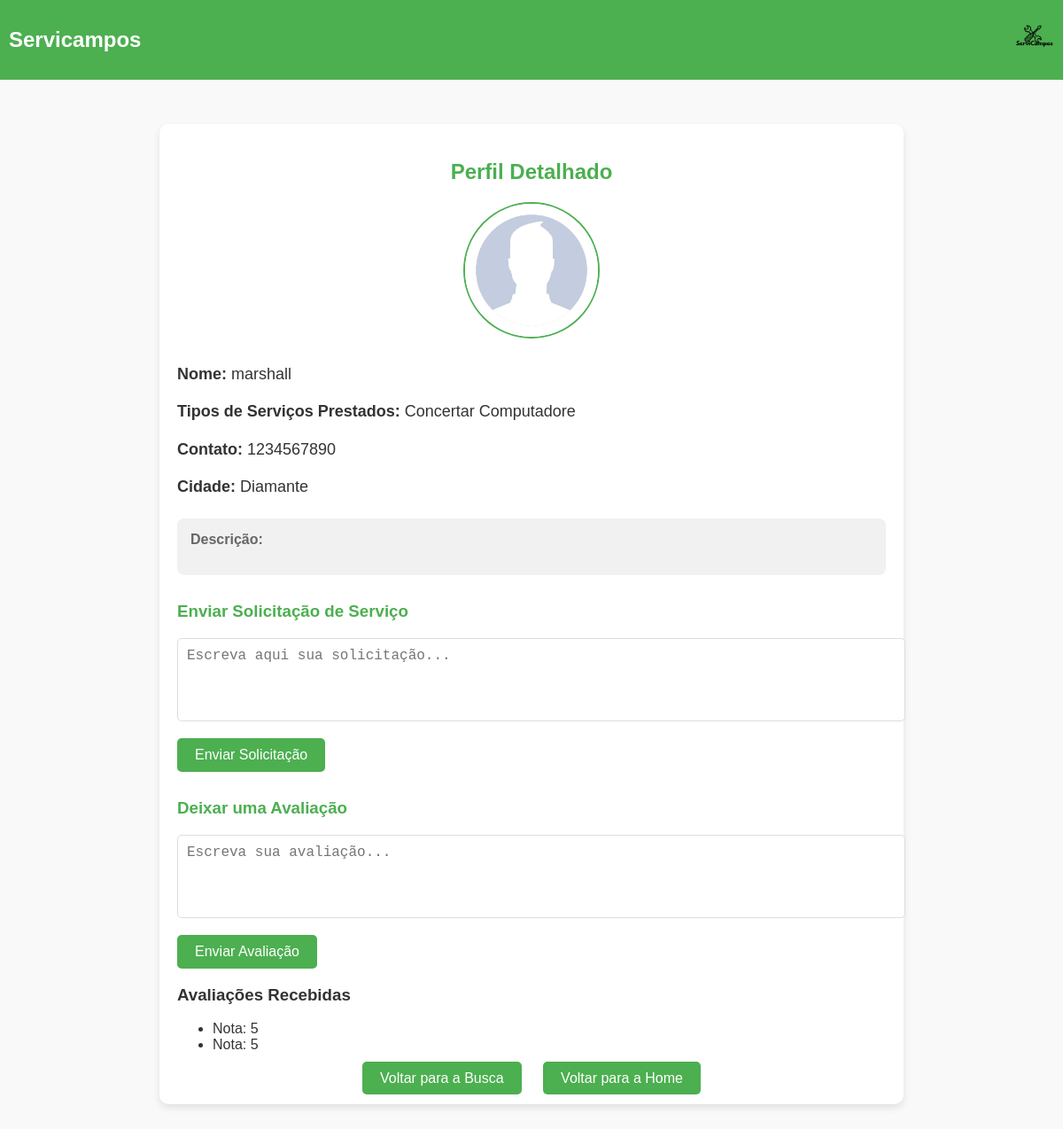
Screenshot of /usuarios/perfil/1/ with the database file from the repository.
### usuarios/models.py (models this page shows, shortened)
class Perfil(models.Model):
    user = models.OneToOneField(User, on_delete=models.CASCADE)
    cidade = models.CharField(max_length=100)
    funcao = models.CharField(max_length=100)
    contato = models.CharField(max_length=100)
    foto = models.ImageField(upload_to='fotos_perfil/', default='fotos_perfil/default.png')
    descricao = models.TextField(max_length=500, blank=True)

### usuarios/views.py (the view)
# urls.py: path('perfil/<int:perfil_id>/', views.perfil_detalhado, name='perfil_detalhado'),  # Rota para perfil detalhado
def perfil_detalhado(request, perfil_id):
    perfil = get_object_or_404(Perfil, id=perfil_id)  # Busca o perfil pelo ID ou retorna 404
    avaliacoes_recebidas = Avaliacao.objects.filter(prestador=perfil.user).order_by('-data_avaliacao')
    if request.method == 'POST':
        form = SolicitacaoServicoForm(request.POST)
        if form.is_valid():
            solicitacao = form.save(commit=False)
            solicitacao.cliente = request.user
            solicitacao.prestador = perfil.user
            solicitacao.save()
            return redirect('perfil_detalhado', perfil_id=perfil.id)
    else:
        form = SolicitacaoServicoForm()
    notas = avaliacoes_recebidas.values_list('nota', flat=True)
    return render(request, 'usuarios/perfil_detalhado.html', {
        'perfil': perfil,
        'form': form,
        'notas': notas,  # Passa as notas para o template
    })

### usuarios/forms.py
class SolicitacaoServicoForm(forms.ModelForm):
    class Meta:
        model = SolicitacaoServico
        fields = ['mensagem']
        labels = {
            'mensagem': 'Mensagem para o prestador de serviço',
        }
        widgets = {
            'mensagem': forms.Textarea(attrs={
                'class': 'form-control',
                'placeholder': 'Escreva sua solicitação para o prestador de serviço',
                'rows': 4,
                'style': 'resize: none;',
            }),
        }

### usuarios/templates/usuarios/perfil_detalhado.html (shortened to what this page needs)
{% load static %}
<!DOCTYPE html>
<html lang="en">
<head>
</head>
<body>
    <header>
        <h1>Servicampos</h1>
        <img src="logo.png" alt="Logo do Servicampos">
    </header>
    <main>
        <h2>Perfil Detalhado</h2>
        <div class="profile-image">
            <img src="{{ perfil.foto.url }}" alt="Foto de Perfil">
        </div>
        <div class="profile-details">
            <p><strong>Nome:</strong> {{ perfil.user.username }}</p>
            <p><strong>Tipos de Serviços Prestados:</strong> {{ perfil.funcao }}</p>
            <p><strong>Contato:</strong> {{ perfil.contato }}</p>
            <p><strong>Cidade:</strong> {{ perfil.cidade }}</p>
        </div>
        <div class="profile-description">
            <strong>Descrição:</strong>
        </div>
        <div class="form-section">
            <h3>Enviar Solicitação de Serviço</h3>
            <form method="POST" action="{% url 'enviar_solicitacao' perfil.id %}">
                <textarea name="mensagem" rows="4" placeholder="Escreva aqui sua solicitação..." required></textarea>
                <button type="submit">Enviar Solicitação</button>
            </form>
        </div>
        <div class="form-section">
            <h3>Deixar uma Avaliação</h3>
            <form method="POST" action="{% url 'deixar_avaliacao' perfil.id %}">
                <textarea name="avaliacao" rows="4" placeholder="Escreva sua avaliação..." required></textarea>
                <button type="submit">Enviar Avaliação</button>
            </form>
        </div>
        <div class="avaliacoes-recebidas">
            <h3>Avaliações Recebidas</h3>
            {% if notas %}
                <ul>
                    {% for nota in notas %}
                        <li>Nota: {{ nota }}</li>
                    {% endfor %}
                </ul>
            {% else %}
                <p>Este prestador ainda não recebeu avaliações.</p>
            {% endif %}
        </div>
        <div class="actions">
            <a href="{% url 'buscar_usuarios' %}">Voltar para a Busca</a>
            <a href="{% url 'usuarios_home' %}">Voltar para a Home</a>
        </div>
    </main>
</body>
</html>

### usuarios/templates/usuarios/perfil_detalhado.html (style rules this page uses)
body { font-family: Arial, sans-serif; margin: 0; padding: 0; background-color: #f9f9f9; color: #333; }
header { background-color: #4CAF50; color: white; padding: 20px 10px; display: flex; align-items: center; justify-content: space-between; }
header h1 { margin: 0; font-size: 24px; }
header img { height: 50px; }
main { padding: 20px; max-width: 800px; margin: 50px auto; background-color: white; border-radius: 10px; box-shadow: 0 4px 8px rgba(0, 0, 0, 0.1); }
h2 { text-align: center; color: #4CAF50; }
.profile-image { text-align: center; margin-bottom: 20px; }
.profile-image img { width: 150px; height: 150px; border-radius: 50%; object-fit: cover; border: 2px solid #4CAF50; }
.profile-details { margin-top: 20px; line-height: 1.8; }
.profile-details p { margin: 10px 0; font-size: 18px; }
.profile-details strong { color: #333; }
.profile-description { margin-top: 20px; font-size: 16px; color: #666; background-color: #f1f1f1; padding: 15px; border-radius: 8px; }
.form-section { margin-top: 30px; }
.form-section h3 { color: #4CAF50; }
.form-section form textarea { width: 100%; padding: 10px; font-size: 16px; border: 1px solid #ddd; border-radius: 5px; resize: none; margin-bottom: 15px; }
.form-section form button { padding: 10px 20px; background-color: #4CAF50; color: white; border: none; border-radius: 5px; font-size: 16px; cursor: pointer; }
.actions { text-align: center; margin-top: 20px; }
.actions a { padding: 10px 20px; margin: 0 10px; background-color: #4CAF50; color: white; text-decoration: none; border-radius: 5px; font-size: 16px; }

### rows the page displays
Perfil: foto (placeholder picture), user.username "marshall", funcao "Concertar Computadore", contato "1234567890", cidade "Diamante"

### other values shown
{{ nota }} "5" "5"
